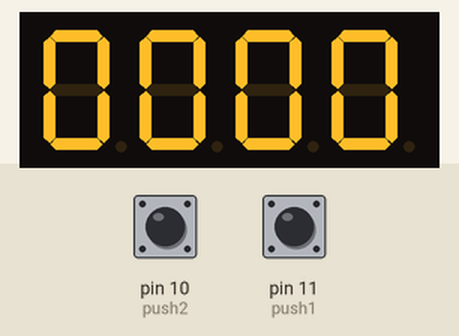
This sketch was run on a simulated Arduino Uno, built with avr-gcc and run on an emulated ATmega328P. Shown: 4-digit seven-segment display. Wiring (inferred from the names in the program): 4-digit 7-segment display, segments lit when HIGH: segments pin 7, pin 6, pin 5, pin 4, pin 3, pin 2, pin 8; digit selects pin 16, pin 18, pin 17, pin 19. The test bench sets the inputs (shaded band); at power-on: pin 11 (push1) LOW, pin 10 (push2) LOW. The segment pins are drawn as the display they are named for.

Above: at 1.2 s.
1.3 s: pin 11 (push1) pulled HIGH for 0.15 s
At 1.55 s:
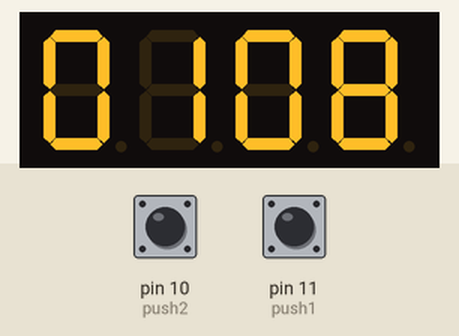
2.0 s: pin 10 (push2) pulled HIGH for 3.2 s
At 5.73 s:
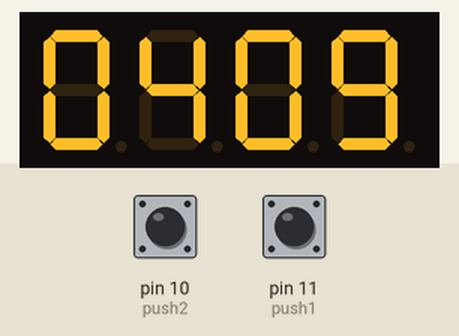
5.8 s: pin 10 (push2) pulled HIGH for 0.15 s
At 6.41 s:
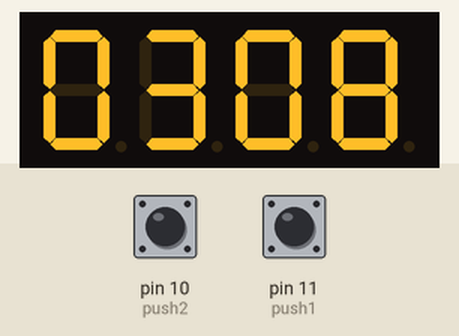
6.5 s: pin 11 (push1) pulled HIGH for 1 s
At 7.7 s:
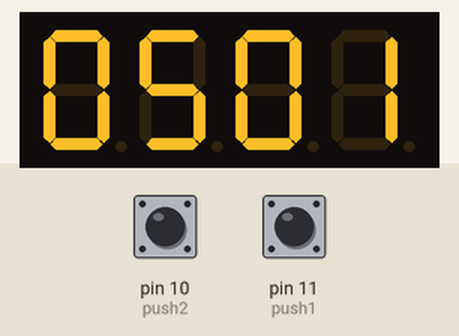
Timing chart, 0 to 9.5 s (numbered marks = the images above; inputs shaded):
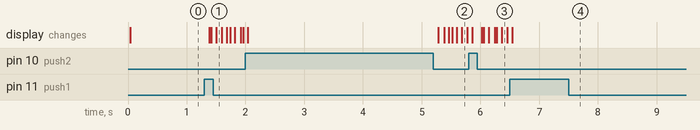

The sketch:

cronometro1.ino
```cpp
const int Seg_A = 7;
const int Seg_B = 6;
const int Seg_C = 5;
const int Seg_D = 4;
const int Seg_E = 3;
const int Seg_F = 2;
const int Seg_G = 8;
const int s2_k = 19;
const int s1_k = 18;
const int m2_k = 17;
const int m1_k = 16;
const int push1 = 11;
const int push2 = 10;


void setup() {
  pinMode(Seg_A, OUTPUT);
  pinMode(Seg_B, OUTPUT);
  pinMode(Seg_C, OUTPUT);
  pinMode(Seg_D, OUTPUT);
  pinMode(Seg_E, OUTPUT);
  pinMode(Seg_F, OUTPUT);
  pinMode(Seg_G, OUTPUT);
  pinMode(s2_k, OUTPUT);
  pinMode(s1_k, OUTPUT);
  pinMode(m1_k, OUTPUT);
  pinMode(m2_k, OUTPUT);
  pinMode(push1, INPUT);
  pinMode(push2, INPUT);
}


void digito(int num) {
  switch (num) {
    case 0:
      digitalWrite(Seg_A,HIGH);
      digitalWrite(Seg_B,HIGH);
      digitalWrite(Seg_C,HIGH);
      digitalWrite(Seg_D,HIGH);
      digitalWrite(Seg_E,HIGH);
      digitalWrite(Seg_F,HIGH);
      digitalWrite(Seg_G,LOW);
      break;
    case 1:
      digitalWrite(Seg_A,LOW);
      digitalWrite(Seg_B,HIGH);
      digitalWrite(Seg_C,HIGH);
      digitalWrite(Seg_D,LOW);
      digitalWrite(Seg_E,LOW);
      digitalWrite(Seg_F,LOW);
      digitalWrite(Seg_G,LOW);
      break;
    case 2:
      digitalWrite(Seg_A,HIGH);
      digitalWrite(Seg_B,HIGH);
      digitalWrite(Seg_C,LOW);
      digitalWrite(Seg_D,HIGH);
      digitalWrite(Seg_E,HIGH);
      digitalWrite(Seg_F,LOW);
      digitalWrite(Seg_G,HIGH);
      break;
    case 3:
      digitalWrite(Seg_A,HIGH);
      digitalWrite(Seg_B,HIGH);
      digitalWrite(Seg_C,HIGH);
      digitalWrite(Seg_D,HIGH);
      digitalWrite(Seg_E,LOW);
      digitalWrite(Seg_F,LOW);
      digitalWrite(Seg_G,HIGH);
      break;
    case 4:
      digitalWrite(Seg_A,LOW);
      digitalWrite(Seg_B,HIGH);
      digitalWrite(Seg_C,HIGH);
      digitalWrite(Seg_D,LOW);
      digitalWrite(Seg_E,LOW);
      digitalWrite(Seg_F,HIGH);
      digitalWrite(Seg_G,HIGH);
      break;
    case 5:
      digitalWrite(Seg_A,HIGH);
      digitalWrite(Seg_B,LOW);
      digitalWrite(Seg_C,HIGH);
      digitalWrite(Seg_D,HIGH);
      digitalWrite(Seg_E,LOW);
      digitalWrite(Seg_F,HIGH);
      digitalWrite(Seg_G,HIGH);
      break;
    case 6:
      digitalWrite(Seg_A,HIGH);
      digitalWrite(Seg_B,LOW);
      digitalWrite(Seg_C,HIGH);
      digitalWrite(Seg_D,HIGH);
      digitalWrite(Seg_E,HIGH);
      digitalWrite(Seg_F,HIGH);
      digitalWrite(Seg_G,HIGH);
      break;
    case 7:
      digitalWrite(Seg_A,HIGH);
      digitalWrite(Seg_B,HIGH);
      digitalWrite(Seg_C,HIGH);
      digitalWrite(Seg_D,LOW);
      digitalWrite(Seg_E,LOW);
      digitalWrite(Seg_F,LOW);
      digitalWrite(Seg_G,LOW);
      break;
    case 8:
      digitalWrite(Seg_A,HIGH);
      digitalWrite(Seg_B,HIGH);
      digitalWrite(Seg_C,HIGH);
      digitalWrite(Seg_D,HIGH);
      digitalWrite(Seg_E,HIGH);
      digitalWrite(Seg_F,HIGH);
      digitalWrite(Seg_G,HIGH);
      break;
    case 9:
      digitalWrite(Seg_A,HIGH);
      digitalWrite(Seg_B,HIGH);
      digitalWrite(Seg_C,HIGH);
      digitalWrite(Seg_D,HIGH);
      digitalWrite(Seg_E,LOW);
      digitalWrite(Seg_F,HIGH);
      digitalWrite(Seg_G,HIGH);
      break;
    }
}

int cs = 0;
int dc = 0;
int s1 = 0;
int s2 = 0;
unsigned long previousMillis = 0;
unsigned long currentMillis = 0;
const long interval = 9;
int Tdelay = 1;
bool P1 = LOW;
bool P2 = LOW;
bool P1_atual = LOW;
bool P1_ant = LOW;
bool P2_atual = LOW;
bool P2_ant = LOW;
bool repique1 = false;
bool repique2 = false;

// Loop principal
void loop() {

  // envia cs
  digitalWrite(s2_k, LOW);
  digitalWrite(s1_k, HIGH);
  digitalWrite(m2_k, HIGH);
  digitalWrite(m1_k, HIGH);
  digito(cs);
  delay(Tdelay);

  // envia ds
  digitalWrite(s2_k, HIGH);
  digitalWrite(s1_k, LOW);
  digitalWrite(m2_k, HIGH);
  digitalWrite(m1_k, HIGH);
  digito(dc);
  delay(Tdelay);

  // envia s2
  digitalWrite(s2_k, HIGH);
  digitalWrite(s1_k, HIGH);
  digitalWrite(m2_k, LOW);
  digitalWrite(m1_k, HIGH);
  digito(s2);
  delay(Tdelay);

  // envia s1
  digitalWrite(s2_k, HIGH);
  digitalWrite(s1_k, HIGH);
  digitalWrite(m2_k, HIGH);
  digitalWrite(m1_k, LOW);
  digito(s1);
  delay(Tdelay);


  // Liga/Desliga PushButton 1
  P1_atual = digitalRead(push1);
  if ((P1_atual == HIGH) && (P1_ant == LOW) && !(repique1)) {
    P1 = !P1;
    repique1 = true;
  }
  if (P1_atual == LOW) {
    repique1 = false;
  }
  P1_ant = P1_atual;

  // Liga/Desliga PushButton 2
  P2_atual = digitalRead(push2);
  if (P2_atual == HIGH) {
    // zera o cronometro
    cs = 0;
    dc = 0;
    s2 = 0;
    s1 = 0;
  }

  currentMillis = millis();
  if ((currentMillis - previousMillis >= interval) && (P1 == HIGH)) {
    // salva o tempo atual
    previousMillis = currentMillis;
    cs++;
    if (cs > 9) {
      cs = 0;
      dc++;
    }
    if (dc > 9) {
      dc = 0;
      s2++;
    }
    if (s2 > 9) {
      s2 = 0;
      s1++;
    }
  }


}
```

Measured:
- after the input at 1.3 s, the display: first changes after 0.08 s (image 1 shows a later state)
